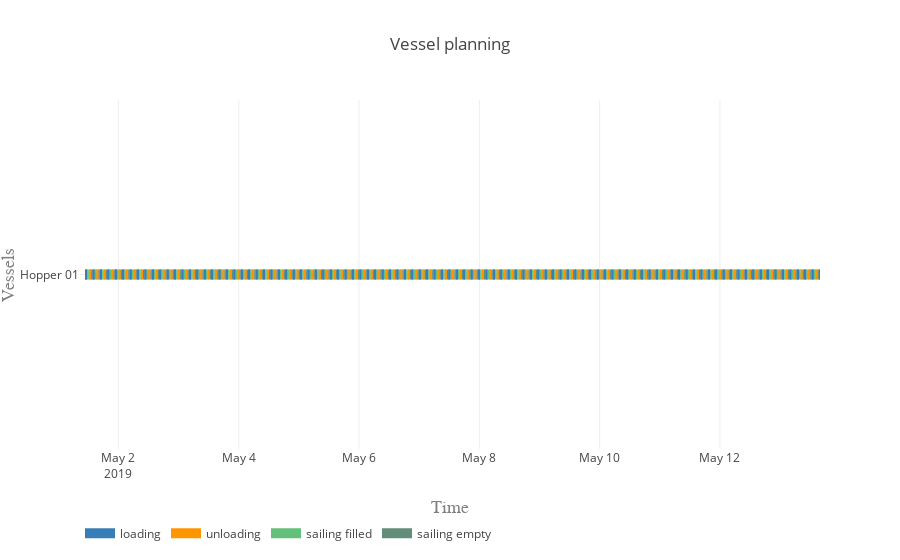

Source (notebook cell):
### Markdown cell above
#### Vessel planning

### Code cell
vessels = [hopper]

activities = ['loading', 'unloading', 'sailing filled', 'sailing empty']
colors = {0:'rgb(55,126,184)', 1:'rgb(255,150,0)', 2:'rgb(98, 192, 122)', 3:'rgb(98, 141, 122)'}

plot.vessel_planning(vessels, activities, colors)

### Figure 1 — Plotly figure (JSON) as saved in the notebook; plotly's stock layout.template omitted (floating-point values rounded to 4 significant figures; data arrays with more than 128 entries replaced by an {"elided": "..."} marker saying what was removed)
{"data": [{"connectgaps": false, "hoverinfo": "y+name", "line": {"color": "rgb(55,126,184)", "width": 10}, "mode": "lines", "name": "loading", "type": "scatter", "uid": "b80972e6-d2f8-4082-9e29-9828ef3400f1", "x": {"elided": "1000 str values"}, "y": {"elided": "1000 str values"}}, {"connectgaps": false, "hoverinfo": "y+name", "line": {"color": "rgb(255,150,0)", "width": 10}, "mode": "lines", "name": "unloading", "type": "scatter", "uid": "a8b64c24-7b08-4254-85e3-6d268f5957d4", "x": {"elided": "1000 str values"}, "y": {"elided": "1000 str values"}}, {"connectgaps": false, "hoverinfo": "y+name", "line": {"color": "rgb(98, 192, 122)", "width": 10}, "mode": "lines", "name": "sailing filled", "type": "scatter", "uid": "867a5c2e-b76f-4d61-9ccf-5b88f5b43de0", "x": {"elided": "500 str values"}, "y": {"elided": "500 str values"}}, {"connectgaps": false, "hoverinfo": "y+name", "line": {"color": "rgb(98, 141, 122)", "width": 10}, "mode": "lines", "name": "sailing empty", "type": "scatter", "uid": "5667c0e1-d691-42cf-8ed2-c153f5e5aa7a", "x": {"elided": "495 str values"}, "y": {"elided": "495 str values"}}], "layout": {"hovermode": "closest", "legend": {"orientation": "h", "x": 0, "y": -0.2}, "title": "Vessel planning", "xaxis": {"range": ["2019-05-01 08:39:52", "2019-05-13 15:54:14.511561"], "title": "Time", "titlefont": {"color": "#7f7f7f", "family": "Courier New, monospace", "size": 18}}, "yaxis": {"title": "Vessels", "titlefont": {"color": "#7f7f7f", "family": "Courier New, monospace", "size": 18}}}}
